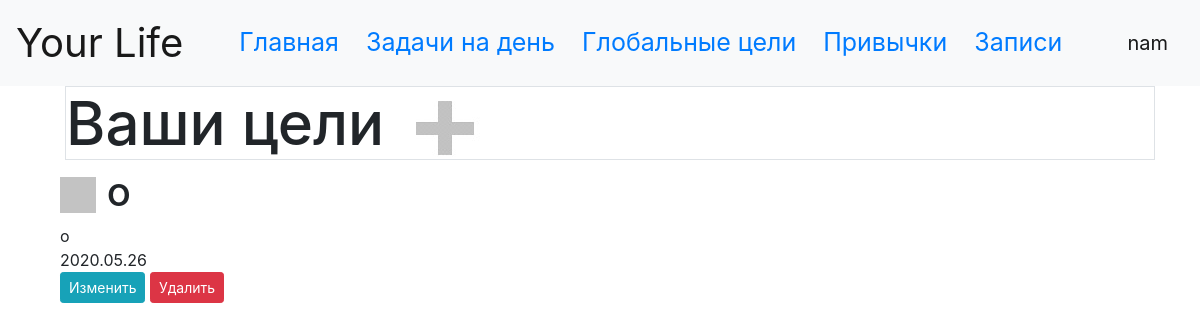
/aims (signed in), run on the app's committed database.
### data/users.py (models this page shows, shortened)
class User(SqlAlchemyBase, UserMixin, SerializerMixin):
    __tablename__ = 'users'
    id = sqlalchemy.Column(sqlalchemy.Integer,
                           primary_key=True, autoincrement=True)
    surname = sqlalchemy.Column(sqlalchemy.String, nullable=True)
    name = sqlalchemy.Column(sqlalchemy.String, nullable=True)
    age = sqlalchemy.Column(sqlalchemy.Integer, nullable=True)
    about = sqlalchemy.Column(sqlalchemy.String, nullable=True)
    email = sqlalchemy.Column(sqlalchemy.String,
                              index=True, unique=True, nullable=True)
    hashed_password = sqlalchemy.Column(sqlalchemy.String, nullable=True)
    modified_date = sqlalchemy.Column(sqlalchemy.DateTime,
                                      default=datetime.datetime.now)
    task = orm.relation("Task", back_populates='user')
    aim = orm.relation("Aim", back_populates='user')
    habit = orm.relation("Habit", back_populates='user')
    blog = orm.relation("Blog", back_populates='user')

### data/aims.py (models this page shows)
class Aim(SqlAlchemyBase, UserMixin, SerializerMixin):
    __tablename__ = 'aims'
    id = sqlalchemy.Column(sqlalchemy.Integer,
                           primary_key=True, autoincrement=True)
    name = sqlalchemy.Column(sqlalchemy.String, nullable=True)
    about = sqlalchemy.Column(sqlalchemy.String, nullable=True)
    is_finished = sqlalchemy.Column(sqlalchemy.Boolean)
    author = sqlalchemy.Column(sqlalchemy.Integer,
                               sqlalchemy.ForeignKey("users.id"), nullable=True)
    finish_date = sqlalchemy.Column(sqlalchemy.String, nullable=True)
    user = orm.relation('User')

### server.py (the view)
@app.route('/aims')
def aims():
    update_aims()
    session = db_session.create_session()
    aims = session.query(Aim)
    return render_template("aims.html", news=aims)

### data/db_session.py (called while the page is built)
def create_session() -> Session:
    global __factory
    return __factory()

### server.py (called while the page is built)
@login_manager.user_loader
def load_user(user_id):
    session = db_session.create_session()
    return session.query(User).get(user_id)

def update_aims():
    session = db_session.create_session()
    for elem in session.query(Aim):
        if '.'.join(str(datetime.date.today()).split('-')) == str(elem.finish_date):
            aim_id = elem.id
            requests.delete(f'http://localhost:{PORT}/api/aims/{aim_id}').json()

### templates/aims.html
{% extends "base.html" %}
{% block content %}
<h1 class='border' style="font-size: 60px; margin-left: 20px;">Ваши цели
    <a href="/add_aim" style="text-indent: 800 px;">
        <img src="{{ url_for('static', filename='add_icon.jpg') }}">
    </a>
</h1>
<nav>
    {% for item in news%}
    {% if current_user.email == item.author %}
    <div class="col-md6 rounded">
        <label class="container">
            <h1>
                <a href="/change_aim/{{ item.id }}">
                    {% if item.is_finished == True%}
                        <img src="{{ url_for('static', filename='done.jpg') }}">
                    {% else %}
                    <img src="{{ url_for('static', filename='no_done.jpg') }}">
                    {% endif %}
                </a>
                {{ item.name }}
            </h1>
            <div>
                {{item.about}}
            </div>
            <div>
                {{item.finish_date}}
            </div>
            <div>
                <a href="/edit_aim/{{ item.id }}" class="btn btn-info btn-sm">Изменить</a>
                <a href="/aim_delete/{{ item.id }}" class="btn btn-danger btn-sm">Удалить</a>
            </div>
        </label>
    </div>
    {% endif %}
    {% endfor %}
</nav>
{% endblock %}

### templates/base.html (shortened to what this page needs)
<!doctype html>
<html lang="en">
<head>
    <link rel="stylesheet"
          href="https://stackpath.bootstrapcdn.com/bootstrap/4.4.1/css/bootstrap.min.css"
>
</head>
<body>
<header>
    <nav class="navbar navbar-light bg-light">
        <a class="navbar-brand" href="#" style="font-size: 40px;">Your Life</a>
        <div class="menu mr-auto" style="font-size: 25px; margin-left: 20px;">
            {% if current_user.is_authenticated %}
            <a href="/" style="font-size: 25px; margin-left: 20px;">Главная</a>
            <a href="/tasks" style="font-size: 25px; margin-left: 20px;">Задачи на день</a>
            <a href="/aims" style="font-size: 25px; margin-left: 20px;">Глобальные цели</a>
            <a href="/habits" style="font-size: 25px; margin-left: 20px;">Привычки</a>
            <a href="/blog" style="font-size: 25px; margin-left: 20px;">Записи</a>
            {% endif %}
        </div>
        {% if current_user.is_authenticated %}
        <a class="navbar-brand" href="/logout" style="font-size: 20px;">{{ current_user.name }}</a>
        {% else %}
        <p>
            <a class="btn btn-primary " href="/register">Зарегистрироваться</a>
            <a class="btn btn-success" href="/login">Войти</a>
        </p>
        {% endif %}
    </nav>
</header>
<main role="main" class="container">
    {% block content %} {% endblock %}
</main>
</body>
</html>

### data on the page
User: name "nam"
Aim: is_finished False (drawn), name "o", about "o", finish_date "2020.05.26"
